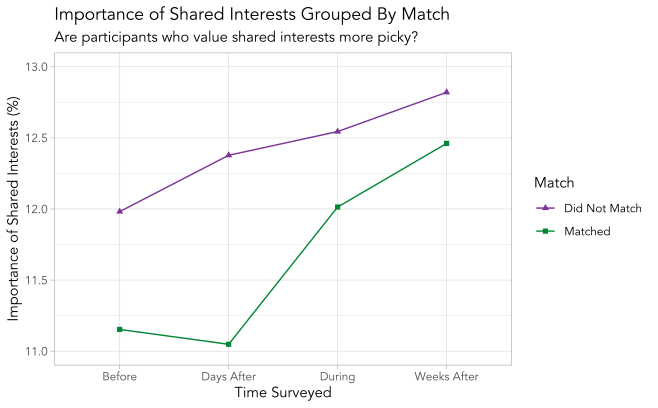

Source code (R):
# load in libraries
library(tidyverse)

# get data to analyze
data_path <- "speed_dating_data.csv"
spddat <- read.csv(data_path)
spddat <- subset(spddat, select=c(shar1_1, shar1_s, shar1_2, shar1_3, match))

spddat <- data.frame(time=c("Before", "During", "Days After", "Weeks After",
                           "Before", "During", "Days After", "Weeks After"),
                     match=c(0, 0, 0, 0,
                            1, 1, 1, 1),
                     shar_imp=c(mean(spddat[!is.na(spddat$shar1_1) & spddat$match == 0,]$shar1_1),
                                mean(spddat[!is.na(spddat$shar1_s) & spddat$match == 0,]$shar1_s),
                                mean(spddat[!is.na(spddat$shar1_2) & spddat$match == 0,]$shar1_2),
                                mean(spddat[!is.na(spddat$shar1_3) & spddat$match == 0,]$shar1_3),
                                mean(spddat[!is.na(spddat$shar1_1) & spddat$match == 1,]$shar1_1),
                                mean(spddat[!is.na(spddat$shar1_s) & spddat$match == 1,]$shar1_s),
                                mean(spddat[!is.na(spddat$shar1_2) & spddat$match == 1,]$shar1_2),
                                mean(spddat[!is.na(spddat$shar1_3) & spddat$match == 1,]$shar1_3)))

# create plot
ggplot(spddat, aes(x=time, y=shar_imp, group=match, colour=as.character(match))) +
  geom_line() +
  geom_point(aes(shape=as.character(match))) +
  scale_x_discrete(limits=c("Before", "During", "Days After", "Weeks After")) +
  scale_colour_discrete(labels=c("Did Not Match", "Matched"), type=c("#7b3494", "#008837")) +
  scale_shape_manual(labels=c("Did Not Match", "Matched"), values=c(17, 15)) +
  labs(title = "Importance of Shared Interests Grouped By Match",
       subtitle = "Are participants who value shared interests more picky?",
       colour = "Match",
       shape = "Match") +
  xlab("Time Surveyed") +
  ylab("Importance of Shared Interests (%)") +
  theme_light() +
  theme(text = element_text(family="Avenir")) +
  ylim(c(11, 13))
